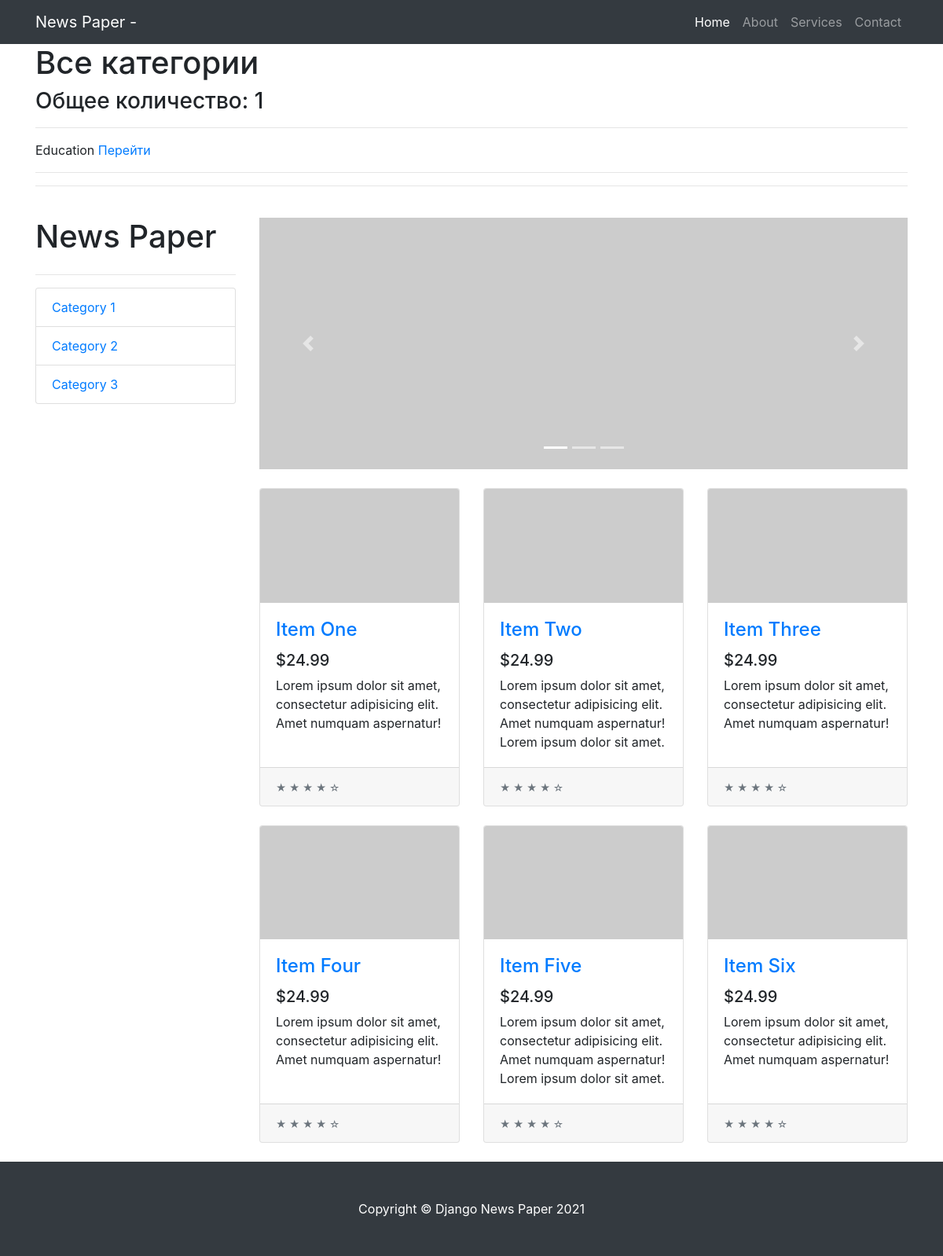
Page /news/category/ on the earlier database version.
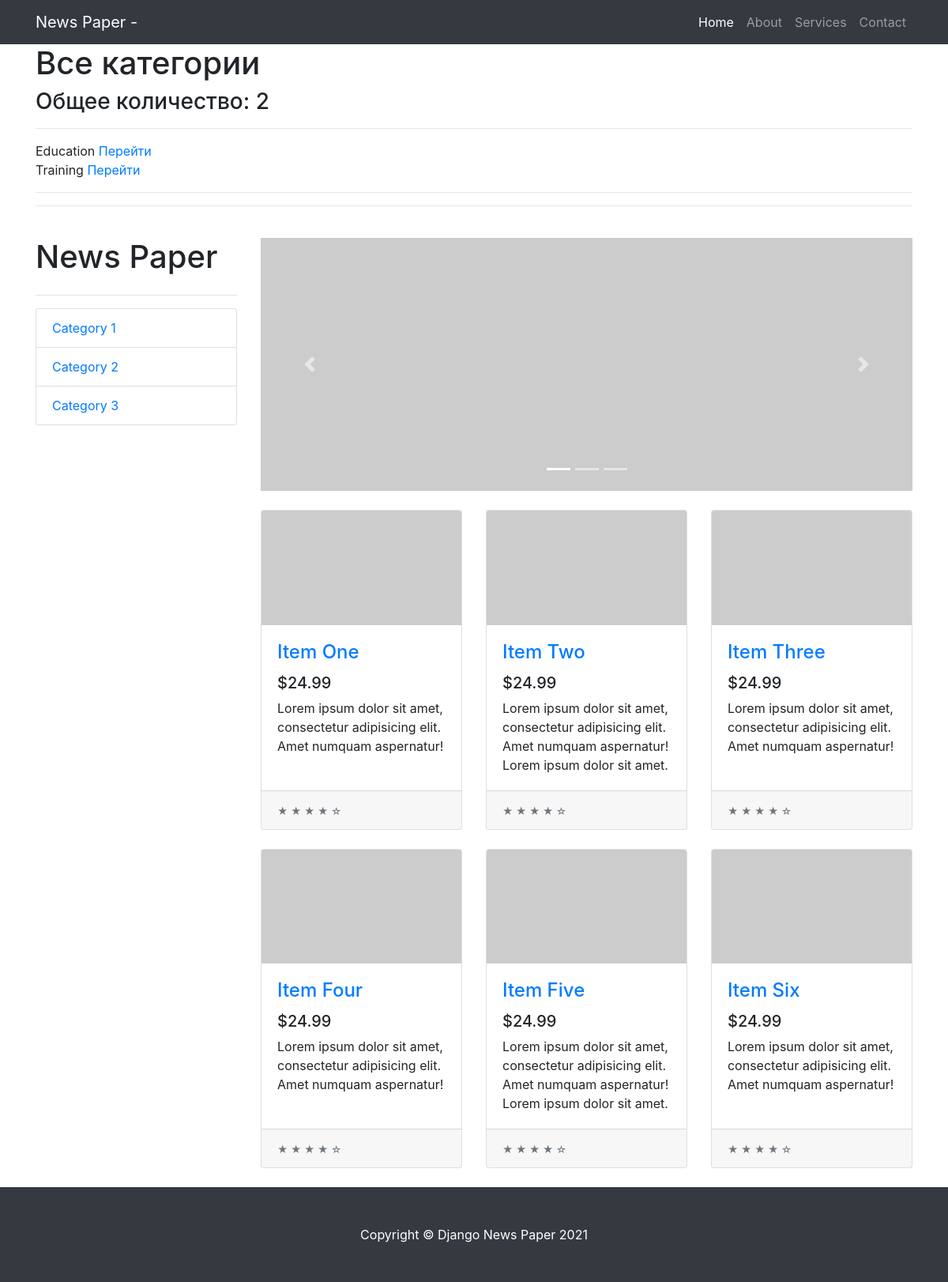
Same page on the later database version.
### news/models.py (models this page shows, shortened)
class Category(models.Model):
    name = models.CharField(max_length=100, unique=True)
    subscribers = models.ManyToManyField(User, blank=True)

### news/views.py (the view)
# urls.py: path('category/', CategoryListView.as_view(), name='categories'),
class CategoryListView(ListView):
    model = Category
    template_name = 'categories.html'
    context_object_name = 'categorys'
    queryset = Category.objects.order_by('name')
    def get_context_data(self, *, object_list=None, **kwargs):
        context = super(CategoryListView, self).get_context_data(**kwargs)
        return context

### templates/categories.html (shortened to what this page needs)
{% extends 'flatpages/default.html' %}
{% block content %}
    <h1>Все категории</h1>
    <h3>Общее количество: {{ categorys | length }}</h3>
    <hr>
    {% if categorys %}
        {% for category in categorys %}
            {{ category.name }}
            <a href="{% url 'category' category.pk %}"> Перейти </a>
            <br>
        {% endfor %}
    {% endif %}
<hr>
{% endblock content %}

### templates/flatpages/default.html (shortened to what this page needs)
{% load static %}
<!DOCTYPE html>
<html lang="en">
    <head>
        <link href="{% static 'css/styles.css' %}" rel="stylesheet" />
    </head>
    <body>
        <nav class="navbar navbar-expand-lg navbar-dark bg-dark">
            <div class="container">
                <a class="navbar-brand" href="/">News Paper - {{ flatpage.title }}</a>
                <div class="collapse navbar-collapse" id="navbarResponsive">
                    <ul class="navbar-nav ml-auto">
                        <li class="nav-item active">
                            <a class="nav-link" href="/">
                                Home
                            </a>
                        </li>
                        <li class="nav-item"><a class="nav-link" href="about/">About</a></li>
                        <li class="nav-item"><a class="nav-link" href="services/">Services</a></li>
                        <li class="nav-item"><a class="nav-link" href="contacts/">Contact</a></li>
                    </ul>
                </div>
            </div>
        </nav>
        <div class="container">
            {% block content %}{% endblock content %}
            <hr>
            <div class="row">
                <div class="col-lg-3">
                    <h1 class="my-4">News Paper</h1>
                    <hr>
                    <div class="list-group">
                        <a class="list-group-item" href="#!">Category 1</a>
                        <a class="list-group-item" href="#!">Category 2</a>
                        <a class="list-group-item" href="#!">Category 3</a>
                    </div>
                </div>
                <div class="col-lg-9">
                    <div class="carousel slide my-4" id="carouselExampleIndicators" data-ride="carousel">
                        <ol class="carousel-indicators">
                            <li class="active" data-target="#carouselExampleIndicators" data-slide-to="0"></li>
                            <li data-target="#carouselExampleIndicators" data-slide-to="1"></li>
                            <li data-target="#carouselExampleIndicators" data-slide-to="2"></li>
                        </ol>
                        <div class="carousel-inner" role="listbox">
                            <div class="carousel-item active"><img class="d-block img-fluid" src="https://via.placeholder.com/900x350" alt="First slide" /></div>
                        </div>
                        <a class="carousel-control-prev" href="#carouselExampleIndicators" role="button" data-slide="prev">
                            <span class="carousel-control-prev-icon" aria-hidden="true"></span>
                        </a>
                        <a class="carousel-control-next" href="#carouselExampleIndicators" role="button" data-slide="next">
                            <span class="carousel-control-next-icon" aria-hidden="true"></span>
                        </a>
                    </div>
                    <div class="row">
                        <div class="col-lg-4 col-md-6 mb-4">
                            <div class="card h-100">
                                <a href="#!"><img class="card-img-top" src="https://via.placeholder.com/700x400" alt="..." /></a>
                                <div class="card-body">
                                    <h4 class="card-title"><a href="#!">Item One</a></h4>
                                    <h5>$24.99</h5>
                                    <p class="card-text">Lorem ipsum dolor sit amet, consectetur adipisicing elit. Amet numquam aspernatur!</p>
                                </div>
                                <div class="card-footer"><small class="text-muted">★ ★ ★ ★ ☆</small></div>
                            </div>
                        </div>
                        <div class="col-lg-4 col-md-6 mb-4">
                            <div class="card h-100">
                                <a href="#!"><img class="card-img-top" src="https://via.placeholder.com/700x400" alt="..." /></a>
                                <div class="card-body">
                                    <h4 class="card-title"><a href="#!">Item Two</a></h4>
                                    <h5>$24.99</h5>
                                    <p class="card-text">Lorem ipsum dolor sit amet, consectetur adipisicing elit. Amet numquam aspernatur! Lorem ipsum dolor sit amet.</p>
                                </div>
                                <div class="card-footer"><small class="text-muted">★ ★ ★ ★ ☆</small></div>
                            </div>
                        </div>
                        <div class="col-lg-4 col-md-6 mb-4">
                            <div class="card h-100">
                                <a href="#!"><img class="card-img-top" src="https://via.placeholder.com/700x400" alt="..." /></a>
                                <div class="card-body">
                                    <h4 class="card-title"><a href="#!">Item Three</a></h4>
                                    <h5>$24.99</h5>
                                    <p class="card-text">Lorem ipsum dolor sit amet, consectetur adipisicing elit. Amet numquam aspernatur!</p>
                                </div>
                                <div class="card-footer"><small class="text-muted">★ ★ ★ ★ ☆</small></div>
                            </div>
                        </div>
                        <div class="col-lg-4 col-md-6 mb-4">
                            <div class="card h-100">
                                <a href="#!"><img class="card-img-top" src="https://via.placeholder.com/700x400" alt="..." /></a>
                                <div class="card-body">
                                    <h4 class="card-title"><a href="#!">Item Four</a></h4>
                                    <h5>$24.99</h5>
                                    <p class="card-text">Lorem ipsum dolor sit amet, consectetur adipisicing elit. Amet numquam aspernatur!</p>
                                </div>
                                <div class="card-footer"><small class="text-muted">★ ★ ★ ★ ☆</small></div>
                            </div>
                        </div>
                        <div class="col-lg-4 col-md-6 mb-4">
                            <div class="card h-100">
                                <a href="#!"><img class="card-img-top" src="https://via.placeholder.com/700x400" alt="..." /></a>
                                <div class="card-body">
                                    <h4 class="card-title"><a href="#!">Item Five</a></h4>
                                    <h5>$24.99</h5>
                                    <p class="card-text">Lorem ipsum dolor sit amet, consectetur adipisicing elit. Amet numquam aspernatur! Lorem ipsum dolor sit amet.</p>
                                </div>
                                <div class="card-footer"><small class="text-muted">★ ★ ★ ★ ☆</small></div>
                            </div>
                        </div>
                        <div class="col-lg-4 col-md-6 mb-4">
                            <div class="card h-100">
                                <a href="#!"><img class="card-img-top" src="https://via.placeholder.com/700x400" alt="..." /></a>
                                <div class="card-body">
                                    <h4 class="card-title"><a href="#!">Item Six</a></h4>
                                    <h5>$24.99</h5>
                                    <p class="card-text">Lorem ipsum dolor sit amet, consectetur adipisicing elit. Amet numquam aspernatur!</p>
                                </div>
                                <div class="card-footer"><small class="text-muted">★ ★ ★ ★ ☆</small></div>
                            </div>
                        </div>
                    </div>
                </div>
            </div>
        </div>
        <footer class="py-5 bg-dark">
            <div class="container"><p class="m-0 text-center text-white">Copyright &copy; Django News Paper 2021</p></div>
        </footer>
    </body>
</html>

Differences in the rows shown:
added Category: name "Training"
Other differences:
{{ categorys | length }}: "1" → "2"
